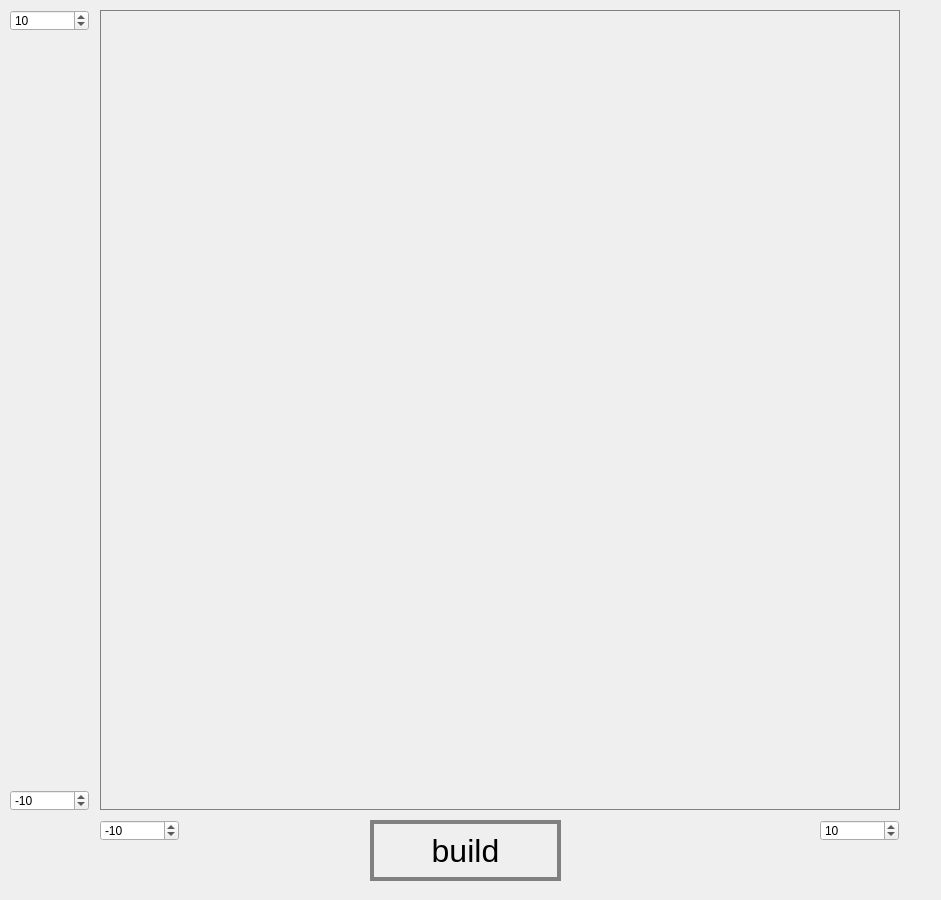
<?xml version="1.0" encoding="UTF-8"?>
<ui version="4.0">
 <class>graph</class>
 <widget class="QDialog" name="graph">
  <property name="geometry">
   <rect>
    <x>0</x>
    <y>0</y>
    <width>941</width>
    <height>900</height>
   </rect>
  </property>
  <property name="maximumSize">
   <size>
    <width>941</width>
    <height>900</height>
   </size>
  </property>
  <property name="windowTitle">
   <string>Dialog</string>
  </property>
  <widget class="QCustomPlot" name="widget" native="true">
   <property name="geometry">
    <rect>
     <x>100</x>
     <y>10</y>
     <width>800</width>
     <height>800</height>
    </rect>
   </property>
   <property name="styleSheet">
    <string notr="true">border: 1px solid gray;</string>
   </property>
  </widget>
  <widget class="QPushButton" name="GraphBuilt">
   <property name="geometry">
    <rect>
     <x>370</x>
     <y>820</y>
     <width>191</width>
     <height>61</height>
    </rect>
   </property>
   <property name="font">
    <font>
     <family>Helvetica</family>
     <pointsize>24</pointsize>
     <bold>false</bold>
    </font>
   </property>
   <property name="styleSheet">
    <string notr="true">QPushButton {
   border: 4px solid gray;
}
QPushButton:pressed {
    background-color: qlineargradient(x1: 0, y1: 0, x2: 0, y2: 1,
                                      stop: 0 #dadbde, stop: 1 #f6f7fa);
}</string>
   </property>
   <property name="text">
    <string>build</string>
   </property>
   <property name="autoDefault">
    <bool>true</bool>
   </property>
  </widget>
  <widget class="QLabel" name="error_show">
   <property name="enabled">
    <bool>true</bool>
   </property>
   <property name="geometry">
    <rect>
     <x>420</x>
     <y>460</y>
     <width>91</width>
     <height>16</height>
    </rect>
   </property>
   <property name="sizePolicy">
    <sizepolicy hsizetype="Minimum" vsizetype="Fixed">
     <horstretch>0</horstretch>
     <verstretch>0</verstretch>
    </sizepolicy>
   </property>
   <property name="styleSheet">
    <string notr="true"/>
   </property>
   <property name="text">
    <string/>
   </property>
  </widget>
  <widget class="QSpinBox" name="x_end">
   <property name="geometry">
    <rect>
     <x>820</x>
     <y>820</y>
     <width>79</width>
     <height>21</height>
    </rect>
   </property>
   <property name="sizePolicy">
    <sizepolicy hsizetype="Fixed" vsizetype="Fixed">
     <horstretch>0</horstretch>
     <verstretch>0</verstretch>
    </sizepolicy>
   </property>
   <property name="minimum">
    <number>-1000000</number>
   </property>
   <property name="maximum">
    <number>1000000</number>
   </property>
   <property name="singleStep">
    <number>100</number>
   </property>
   <property name="value">
    <number>10</number>
   </property>
  </widget>
  <widget class="QSpinBox" name="x_start">
   <property name="geometry">
    <rect>
     <x>100</x>
     <y>820</y>
     <width>79</width>
     <height>21</height>
    </rect>
   </property>
   <property name="minimum">
    <number>-1000000</number>
   </property>
   <property name="maximum">
    <number>1000000</number>
   </property>
   <property name="singleStep">
    <number>100</number>
   </property>
   <property name="value">
    <number>-10</number>
   </property>
  </widget>
  <widget class="QSpinBox" name="y_start">
   <property name="geometry">
    <rect>
     <x>10</x>
     <y>790</y>
     <width>79</width>
     <height>21</height>
    </rect>
   </property>
   <property name="sizePolicy">
    <sizepolicy hsizetype="Fixed" vsizetype="Fixed">
     <horstretch>0</horstretch>
     <verstretch>0</verstretch>
    </sizepolicy>
   </property>
   <property name="minimum">
    <number>-1000000</number>
   </property>
   <property name="maximum">
    <number>1000000</number>
   </property>
   <property name="singleStep">
    <number>100</number>
   </property>
   <property name="value">
    <number>-10</number>
   </property>
  </widget>
  <widget class="QSpinBox" name="y_end">
   <property name="geometry">
    <rect>
     <x>10</x>
     <y>10</y>
     <width>79</width>
     <height>21</height>
    </rect>
   </property>
   <property name="sizePolicy">
    <sizepolicy hsizetype="Fixed" vsizetype="Fixed">
     <horstretch>0</horstretch>
     <verstretch>0</verstretch>
    </sizepolicy>
   </property>
   <property name="minimum">
    <number>-1000000</number>
   </property>
   <property name="maximum">
    <number>1000000</number>
   </property>
   <property name="singleStep">
    <number>100</number>
   </property>
   <property name="value">
    <number>10</number>
   </property>
  </widget>
 </widget>
 <customwidgets>
  <customwidget>
   <class>QCustomPlot</class>
   <extends>QWidget</extends>
   <header>qcustomplot.h</header>
   <container>1</container>
  </customwidget>
 </customwidgets>
 <resources/>
 <connections/>
</ui>
